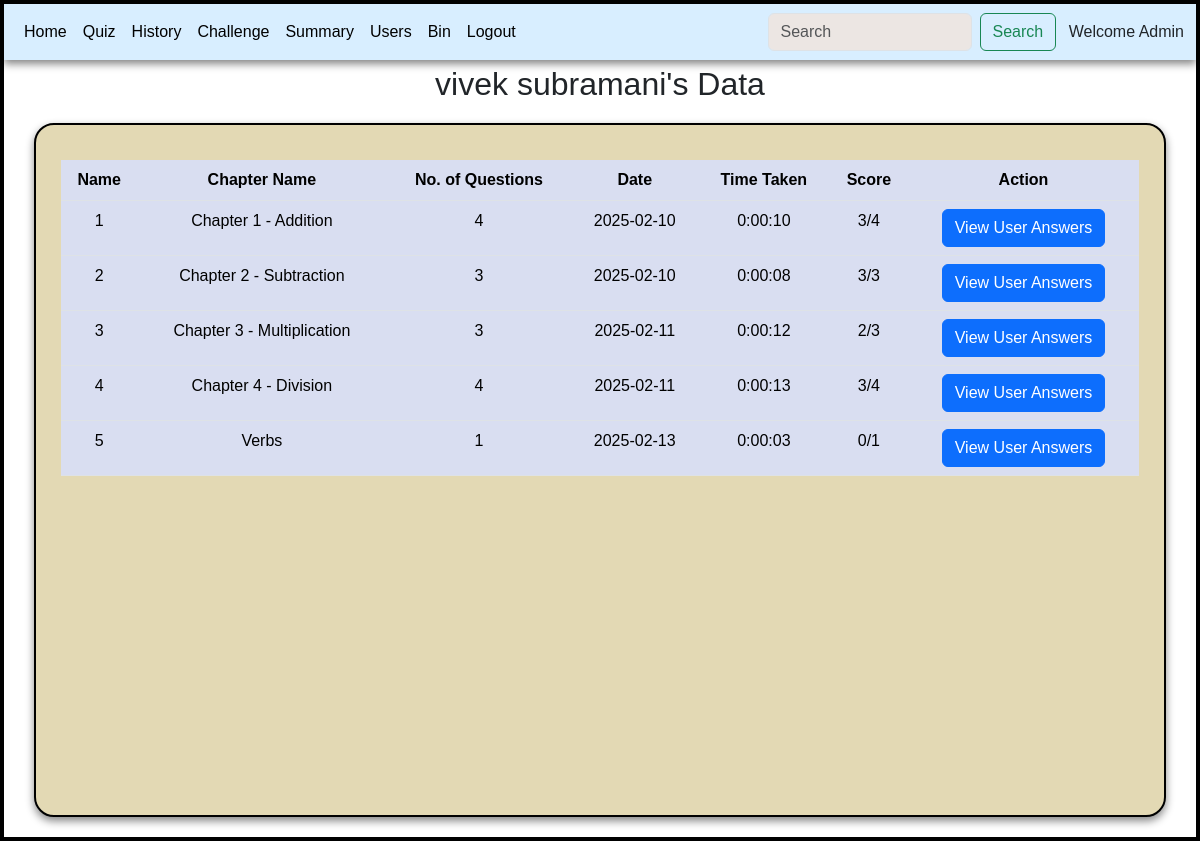
The page /inspect/2 on the database as committed earlier.
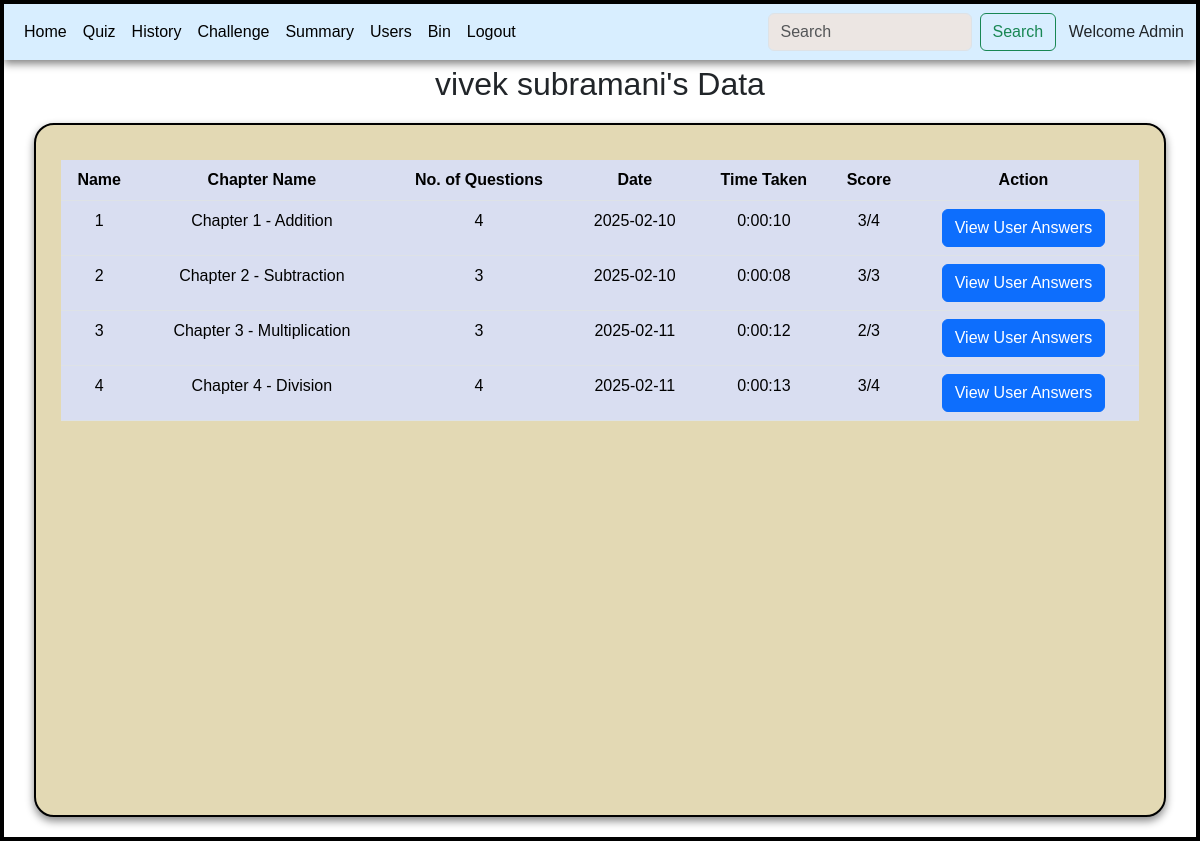
The same page on the database as committed later.
### controllers/models.py (models this page shows)
class Score(db.Model):
    id = db.Column(db.Integer, primary_key=True)
    quiz_id = db.Column(db.Integer)
    chapter_name = db.Column(db.String())
    noq = db.Column(db.Integer)
    qdate = db.Column(db.Date())
    total_score = db.Column(db.Integer)
    user_id = db.Column(db.Integer, db.ForeignKey('user.id'))
    time_taken = db.Column(db.String())
    selected_answers = db.Column(db.String())
    userdata = db.relationship('Userdata', backref='score')

### controllers/main.py (the view)
@app.route('/inspect/<int:user_id>')
def inspect(user_id):
    user = User.query.filter_by(id=user_id).first()
    score = Score.query.filter_by(user_id=user_id)
    return render_template('user_more_data.html', user=user, score=score)

### templates/user_more_data.html (shortened to what this page needs)
<!DOCTYPE html>
<html lang="en">
<head>
    <link rel="stylesheet" href="/static/style.css">
    <link href="https://cdn.jsdelivr.net/npm/bootstrap@5.3.3/dist/css/bootstrap.min.css" rel="stylesheet">
</head>
<body>
    <div id="main">
        <div id="canvas">
          <nav class="navbar navbar-expand-lg bg-body-dark" id="nav">
            <div class="container-fluid">
              <div class="collapse navbar-collapse" id="navbarSupportedContent">
                <ul class="navbar-nav me-auto mb-2 mb-lg-0">
                  <li class="nav-item">
                    <a class="nav-link active" aria-current="page" href="/admin">Home</a>
                  </li>
                  <li class="nav-item">
                    <a class="nav-link active" aria-current="page" href="/quizmantemp">Quiz</a>
                  </li>
                  <li class="nav-item">
                    <a class="nav-link active" aria-current="page" href="/history">History</a>
                  </li>
                  <li class="nav-item">
                    <a class="nav-link active" aria-current="page" href="/challengeque">Challenge</a>
                  </li>
                  <li class="nav-item">
                    <a class="nav-link active" aria-current="page" href="/adminsummary">Summary</a>
                  </li>
                  <li class="nav-item">
                    <a class="nav-link active" aria-current="page" href="/usersdata">Users</a>
                  </li>
                  <li class="nav-item">
                    <a class="nav-link active" aria-current="page" href="/bin">Bin</a>
                  </li>
                  <li class="nav-item">
                    <a class="nav-link active" aria-current="page" href="/userlogin">Logout</a>
                  </li>
                </ul>
                <form class="d-flex" role="search">
                  <input class="form-control me-2" type="search" placeholder="Search" aria-label="Search" style="background-color: #ece6e3;">
                  <button class="btn btn-outline-success" type="submit">Search</button>
                </form>
              </div>
              <span>&ensp; Welcome Admin</span>
            </div>
          </nav>
          <h2 style="text-align: center;margin-top: 5px;">{{user.fullname}}'s Data</h2>
          <div class="table-div" id="canvas">
            <table class="table table-hover" id="table-body">
              <thead>
                <tr>
                  <th scope="col">Name</th>
                  <th scope ="col">Chapter Name</th>
                  <th scope="col">No. of Questions</th>
                  <th scope="col">Date</th>
                  <th scope="col">Time Taken</th>
                  <th scope="col">Score</th>
                  <th scope="col">Action</th>
                </tr>
              </thead>
              <tbody>
                {% for s in score %}
                  <tr>
                    <td>{{s.quiz_id}}</td>
                    <td>{{s.chapter_name}}</td>
                    <td>{{s.noq}}</td>
                    <td>{{s.qdate}}</td>
                    <td>{{s.time_taken}}</td>
                    <td>{{s.total_score}}/{{s.noq}}</td>
                    <td>
                      <a href='/view_user_answers/{{ s.quiz_id }}/{{ user.fullname }}/{{s.id}}' class="btn btn-primary">View User Answers</a>
                    </td>
                  </tr>
                {% endfor %}
              </tbody>
            </table>
          </div>
        </div>
    </div>
</body>
</html>

Rows that differ between the two databases and show on the page:
removed Score: quiz_id "5", chapter_name "Verbs", noq "1", qdate "2025-02-13", time_taken "0:00:03", total_score "0"
